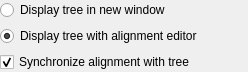
<?xml version="1.0" encoding="UTF-8"?>
<ui version="4.0">
 <class>PhyTreeDisplayOptionsWidget</class>
 <widget class="QWidget" name="PhyTreeDisplayOptionsWidget">
  <property name="geometry">
   <rect>
    <x>0</x>
    <y>0</y>
    <width>248</width>
    <height>67</height>
   </rect>
  </property>
  <property name="windowTitle">
   <string>Form</string>
  </property>
  <layout class="QVBoxLayout" name="verticalLayout">
   <property name="sizeConstraint">
    <enum>QLayout::SetMinAndMaxSize</enum>
   </property>
   <property name="leftMargin">
    <number>0</number>
   </property>
   <property name="topMargin">
    <number>0</number>
   </property>
   <property name="rightMargin">
    <number>0</number>
   </property>
   <property name="bottomMargin">
    <number>0</number>
   </property>
   <item>
    <widget class="QRadioButton" name="createNewView">
     <property name="sizePolicy">
      <sizepolicy hsizetype="Preferred" vsizetype="Fixed">
       <horstretch>0</horstretch>
       <verstretch>0</verstretch>
      </sizepolicy>
     </property>
     <property name="text">
      <string>Display tree in new window</string>
     </property>
     <attribute name="buttonGroup">
      <string notr="true">buttonGroup</string>
     </attribute>
    </widget>
   </item>
   <item>
    <widget class="QRadioButton" name="displayWithAlignmentEditor">
     <property name="sizePolicy">
      <sizepolicy hsizetype="Preferred" vsizetype="Fixed">
       <horstretch>0</horstretch>
       <verstretch>0</verstretch>
      </sizepolicy>
     </property>
     <property name="text">
      <string>Display tree with alignment editor</string>
     </property>
     <property name="checked">
      <bool>true</bool>
     </property>
     <attribute name="buttonGroup">
      <string notr="true">buttonGroup</string>
     </attribute>
    </widget>
   </item>
   <item>
    <widget class="QCheckBox" name="syncCheckBox">
     <property name="sizePolicy">
      <sizepolicy hsizetype="Preferred" vsizetype="Fixed">
       <horstretch>0</horstretch>
       <verstretch>0</verstretch>
      </sizepolicy>
     </property>
     <property name="text">
      <string>Synchronize alignment with tree</string>
     </property>
     <property name="checked">
      <bool>true</bool>
     </property>
    </widget>
   </item>
  </layout>
 </widget>
 <resources/>
 <connections>
  <connection>
   <sender>displayWithAlignmentEditor</sender>
   <signal>toggled(bool)</signal>
   <receiver>syncCheckBox</receiver>
   <slot>setEnabled(bool)</slot>
   <hints>
    <hint type="sourcelabel">
     <x>119</x>
     <y>33</y>
    </hint>
    <hint type="destinationlabel">
     <x>123</x>
     <y>56</y>
    </hint>
   </hints>
  </connection>
 </connections>
 <buttongroups>
  <buttongroup name="buttonGroup"/>
 </buttongroups>
</ui>
